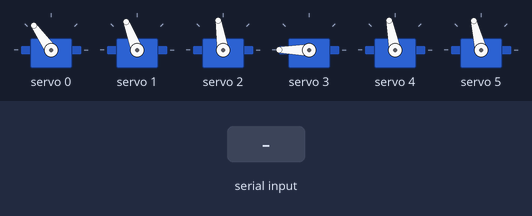
A sketch run on a simulated Arduino Uno, built with avr-gcc and run on an emulated ATmega328P. Shown: 6 × servo. The test bench sets the inputs (shaded band).

Above: at 1.2 s.
1.3 s: "90,45,200\n" received over Serial
At 2.4 s:
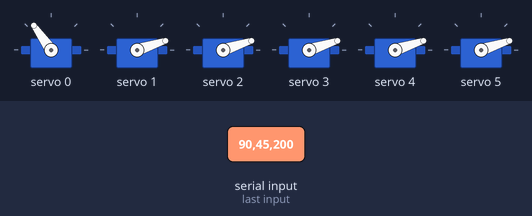
2.8 s: "30,150,10\n" received over Serial
At 3.5 s:
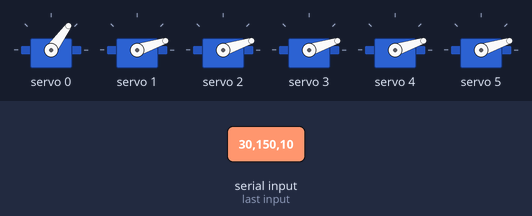
4.3 s: "5\n" received over Serial
At 4.7 s:
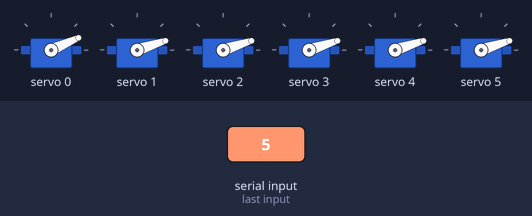
5.8 s: "200\n" received over Serial
At 7.0 s:
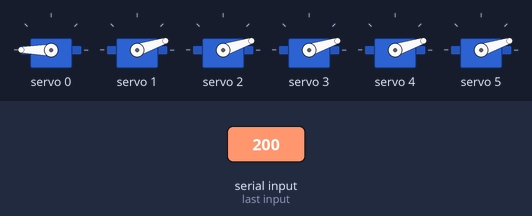
7.3 s: "1,90\n" received over Serial
At 8.1 s:
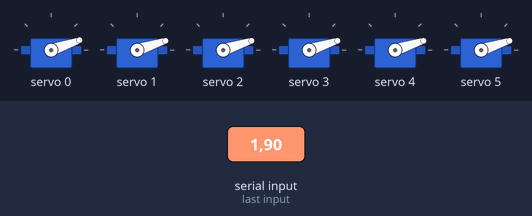
8.8 s: "90,45\n" received over Serial
At 9.3 s:
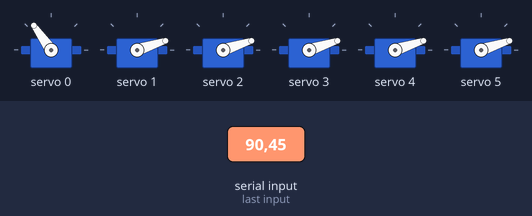
Timing chart, 0 to 11.3 s (numbered marks = the images above; inputs shaded):
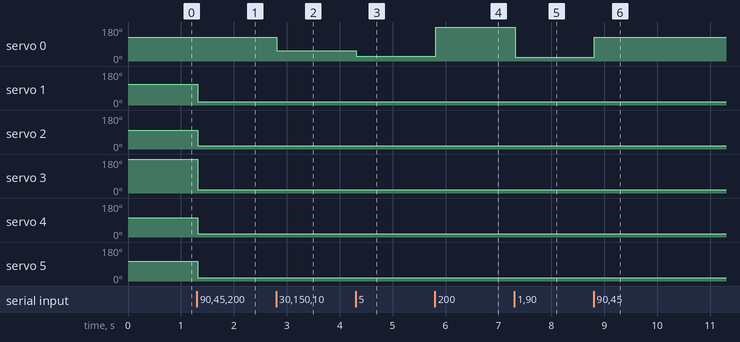

Measured:
- after the input at 1.3 s, servo 1: 111° → 18° at once; servo 2: 99° → 18° at once; servo 3: 180° → 18° at once; servo 4: 101° → 18° at once; servo 5: 104° → 18° at once
- after the input at 2.8 s, servo 0: 125° → 54° at once
- after the input at 4.3 s, servo 0: 54° → 24° at once
- after the input at 5.8 s, servo 0: 24° → 180° at once
- after the input at 7.3 s, servo 0: 180° → 19° at once
- after the input at 8.8 s, servo 0: 19° → 125° at once

The sketch:

arduino_sketch.ino
```cpp
#include <SPI.h>
#include <Servo.h>
#include <Wire.h>
#include "Adafruit_PWMServoDriver.h"
#include "WString.h"

Adafruit_PWMServoDriver pwm = Adafruit_PWMServoDriver();

float deg_to_pulse(int deg)
{
  return deg * 2.5 + 150;

}

float pulse_to_deg(int pulse)
{
  return ((pulse - 150) / (2.5));
}

int angles[6] = {90, 78, 68, 168, 70, 73};
int old_angles[6] = {90, 78, 68, 168, 70, 73};
int angle_pos[6] = {0, 0, 0, 0, 0, 0};


char delim[] = "-";
char delim_big[] = "/";
char* vals[12];
char msg[25];
int x = 0;
int init_size = strlen(msg);


void setup() {
  Serial.begin(115200);
  Serial.setTimeout(10);

  pwm.begin();
  pwm.setPWMFreq(50);
  while (!Serial) {
  }

  for (int i = 0; i <= 5; i++)
  {
    pwm.setPWM(i, 0, deg_to_pulse(old_angles[i]));
  }

}


void loop() {


  if (Serial.available() > 0)
  {

    String xstring = Serial.readStringUntil("/");
    xstring.toCharArray(msg, sizeof(msg));

    char *ptr2 = strtok(msg, delim_big);
    char* ptr = strtok(ptr2, delim);

    while (ptr != NULL)
    {
      vals[x++] = ptr;
      ptr = strtok(NULL, delim);
    }

    for (int i = 0; i < 6; i++)
    {
      angles[i] = atoi(vals[i]); // Convert the character to integer, in this case
    }


    for (int i = 0; i < 6; i++)
    {
      int pwm_old = (int)deg_to_pulse(old_angles[i]);
      int pwm_new = (int)deg_to_pulse(angles[i]);

       pwm.setPWM(i, 0, pwm_new);

      old_angles[i] = angles[i];

    }

    x = 0;
  }
}
```

data_retrieval.c
```cpp
#include <Wire.h>
#include <HardwareSerial.h>

#define DEV_ADDR 0x08
#define I_IN_ADDR 0x1E
#define V_IN_ADDR 0x20
#define I_OUT_ADDR 0x22
#define V_OUT_ADDR 0x24
#define TEMP_ADDR 0x26

uint8_t x1, x2, x3, x4, x5, x6, x7, x8, x9, x10;


void setup() {
  Serial.begin(230400);
  Wire.begin();
}


void loop() {
  Wire.beginTransmission(DEV_ADDR);
  Wire.write(I_IN_ADDR);
  Wire.endTransmission();

  Wire.requestFrom(DEV_ADDR, 10);
  if (Wire.available()) {
    x1 = Wire.read();
    x2 = Wire.read();
    x3 = Wire.read();
    x4 = Wire.read();
    x5 = Wire.read();
    x6 = Wire.read();
    x7 = Wire.read();
    x8 = Wire.read();
    x9 = Wire.read();
    x10 = Wire.read();

    Serial.write(x1);
    Serial.write(x2);
    Serial.write(x3);
    Serial.write(x4);
    Serial.write(x5);
    Serial.write(x6);
    Serial.write(x7);
    Serial.write(x8);
    Serial.write(x9);
    Serial.write(x10);
    Serial.write("\n");


  }

}
```
